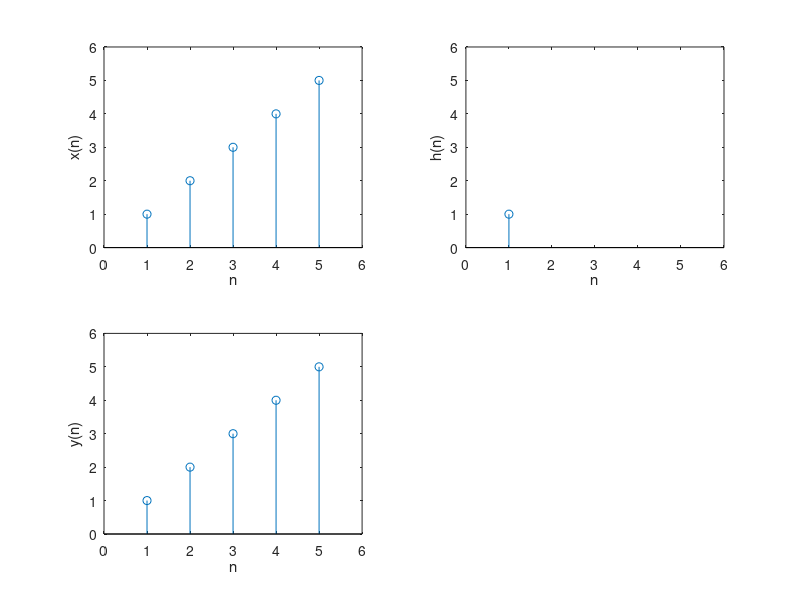

MATLAB code for this plot:
clear all;
x=[1,2,3,4,5];
h=[1];
y=conv(x,h);

n1=1:length(x);
n2=1:length(h);
n3=1:length(y);

subplot(2,2,1);
stem(n1,x)
axis( [0 6 0 6]);
xlabel( 'n');
ylabel('x(n)');

subplot(2,2,2);
stem(n2,h)
axis( [0 6 0 6]);
xlabel( 'n');
ylabel('h(n)');

subplot(2,2,3);
stem(n3,y)
axis( [0 6 0 6]);
xlabel( 'n');
ylabel('y(n)');
